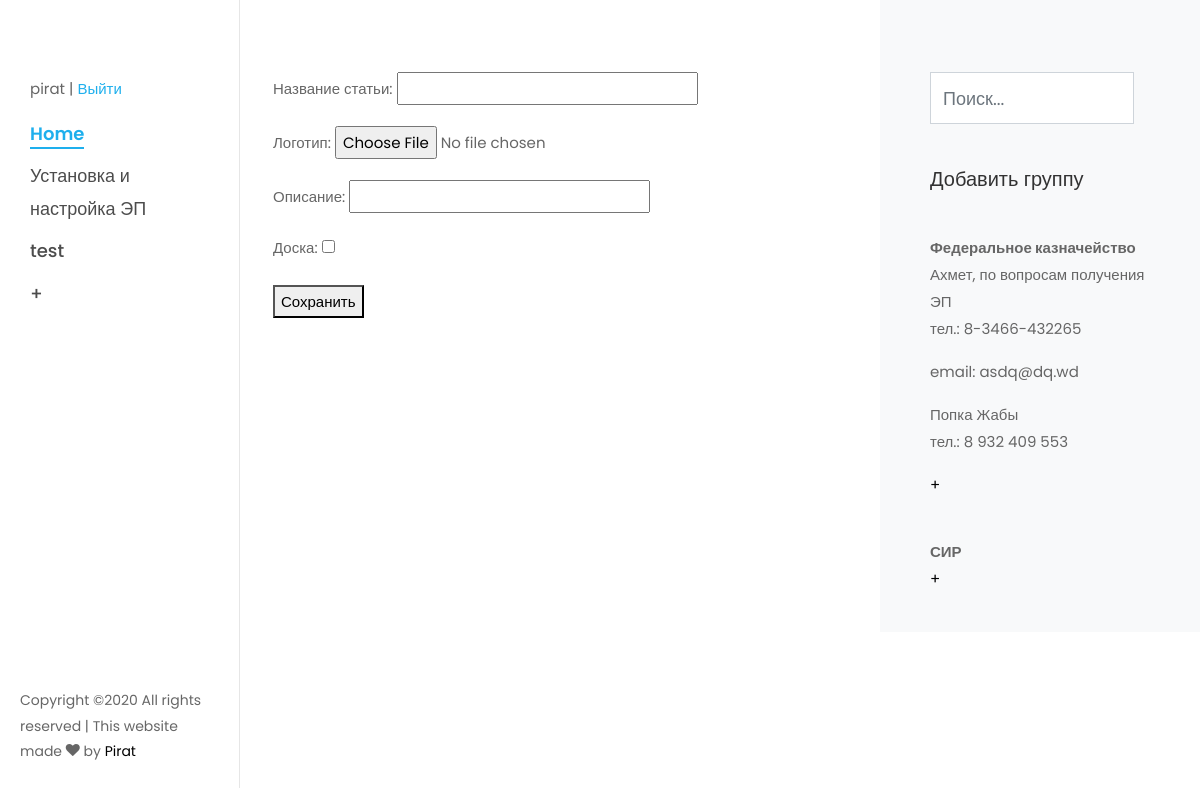
The page /post-create/ (signed in) on the database its author committed.
### wiki/models.py (models this page shows, shortened)
class PostModel(models.Model):
    user = models.ForeignKey(settings.AUTH_USER_MODEL, on_delete=models.SET_NULL, null=True)
    title = models.CharField('Название статьи', max_length=150)
    img = models.ImageField('Логотип', upload_to='images/', default='images/images.jpg')
    slug = models.SlugField('Сылка поста', max_length=150, unique=True)
    description = models.TextField('Описание')
    date_create = models.DateTimeField('Дата создания', auto_now_add=True, blank=True)
    date_update = models.DateTimeField('Дата изменения', auto_now=True, blank=True)
    draft = models.BooleanField('Опубликовать', default=True)
    border = models.BooleanField('Доска', default=False)
    def get_absolute_url(self):
        return reverse('postmodel_detail', kwargs={"slug": self.slug})
    class Meta:
        verbose_name = 'Пост'
        verbose_name_plural = 'Посты'

class GroupModel(models.Model):
    user = models.ForeignKey(settings.AUTH_USER_MODEL, on_delete=models.SET_NULL, null=True)
    name = models.CharField('Название группы', max_length=150)
    date_create = models.DateTimeField('Дата создания', auto_now_add=True, blank=True)
    date_update = models.DateTimeField('Дата изменения', auto_now=True, blank=True)
    draft = models.BooleanField('Опубликовать', default=True)
    class Meta:
        verbose_name = 'Группа'
        verbose_name_plural = 'Группы'

class PhoneModel(models.Model):
    user = models.ForeignKey(settings.AUTH_USER_MODEL, on_delete=models.SET_NULL, null=True)
    name = models.CharField('Имя контакта', max_length=150)
    group = models.ForeignKey(GroupModel, verbose_name='Група контактов', on_delete=models.CASCADE)
    email = models.EmailField('Email адрес', blank=True)
    phone = models.CharField('Номер телефона', max_length=13)
    date_create = models.DateTimeField('Дата создания', auto_now_add=True, blank=True)
    date_update = models.DateTimeField('Дата изменения', auto_now=True, blank=True)
    draft = models.BooleanField('Опубликовать', default=True)
    class Meta:
        verbose_name = 'Контакт'
        verbose_name_plural = 'Контакты'

### wiki/views.py (the view, shortened to what this page needs)
# urls.py: path('post-create/', views.PostCreateView.as_view(), name='postmodel_create'),
class PostCreateView(CreateView, Post, Phone):
    model = PostModel
    form_class = PostForm

### wiki/forms.py
class PostForm(forms.ModelForm):
    description = forms.CharField(label='Описание', widget=CKEditorUploadingWidget())
    class Meta:
        model = PostModel
        fields = ['title', 'img', 'description', 'border']

### wiki/views.py (called while the page is built)
    def get_phone(self):
        return GroupModel.objects.all()

    def get_post(self):
        return PostModel.objects.filter(border=False, draft=True)

### templates/wiki/postmodel_form.html (shortened to what this page needs)
{% extends 'base.html' %}
{% block content %}
    {% load static %}
    <div class="col-lg-8 px-md-5 py-5">
        <div class="row pt-md-4">
            <form method="POST" enctype="multipart/form-data">{% csrf_token %}
                {{ form.as_p }}
                <button type="submit" value="Соранить">Сохранить</button>
            </form>
        </div>
    </div>
{% endblock content %}

### templates/include/mainmenu.html (shortened to what this page needs)
{% load account %}
<nav id="colorlib-main-menu" role="navigation">
    {% if user.is_authenticated %}
        <p> {% user_display user %}
            <span>|</span>
            <a href="#" class="myBtn" data-modal="myModal1"> Выйти</a></p>
        <ul>
            <li class="colorlib-active"><a href="{% url 'postmodel_list' %}">Home</a></li>
            {% for name in view.get_post %}
                <div class="holder">
                    <li><a href="{{ name.get_absolute_url }}">{{ name.title }}</a>
                    </li>
                </div>
            {% endfor %}
            <li><a href="{% url 'postmodel_create' %}">+</a></li>
        </ul>
        </nav>
    {% endif %}

### templates/include/sidebar.html (shortened to what this page needs)
{% if user.is_authenticated %}
    <div class="col-xl-4 sidebar ftco-animate bg-light pt-5">
        <div class="sidebar-box pt-md-4">
            <form action="{% url 'search' %}" method="get" class="d-flex editContent">
                <input type="search" placeholder="Поиск..." name="q" class="form-control" required="">
                <button type="submit" class="btn1 btn">
                </button>
            </form>
        </div>
        <div class="sidebar-box ftco-animate">
            <a href="{% url 'groupmodel_create' %}"><h5 class="sidebar-heading">Добавить группу</h5></a>
        </div>
        {% for group in view.get_phone %}
            <div class="sidebar-box ftco-animate">
                <div class="poster">
                    <strong>{{ group.name }}</strong>
                </div>
                <ul class="categories">
                    {% for phone_number in group.phonemodel_set.all %}
               <div class="poster">
                        <li>{{ phone_number.name }}
                            <p>тел.: {{ phone_number.phone }}</p>
                            {% if phone_number.email != "" %}
                                <p>email: {{ phone_number.email }}</p>
                            {% endif %}
                        </li>
                        </div>
                    {% endfor %}
                    <li><a href="{% url 'phonemodel_create' %}">+</a></li>
                </ul>
            </div>
        {% endfor %}
    </div>
{% endif %}

### rows shown on the page
PostModel: title "Установка и настройка ЭП"
PostModel: title "test"
GroupModel: name "Федеральное казначейство"
PhoneModel: name "Ахмет, по вопросам получения ЭП", phone "8-3466-432265", email "asdq@dq.wd"
PhoneModel: name "Попка Жабы", phone "8 932 409 553"
GroupModel: name "СИР"
